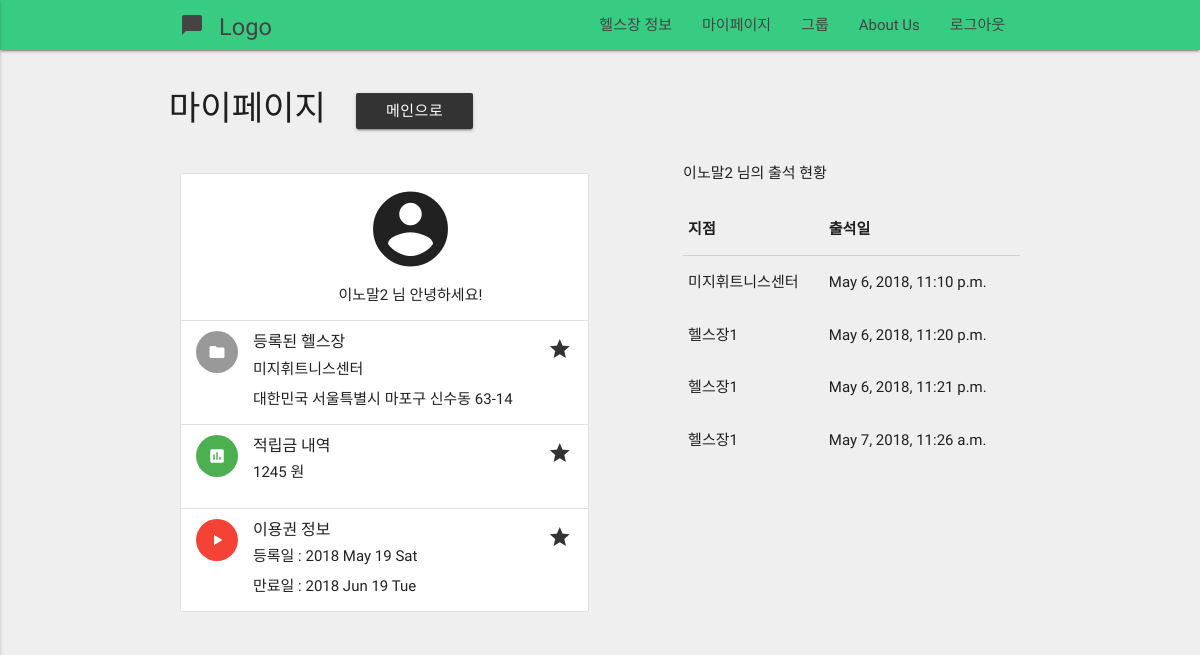
The page /profiles/mypage/ (signed in) on the database as committed earlier.
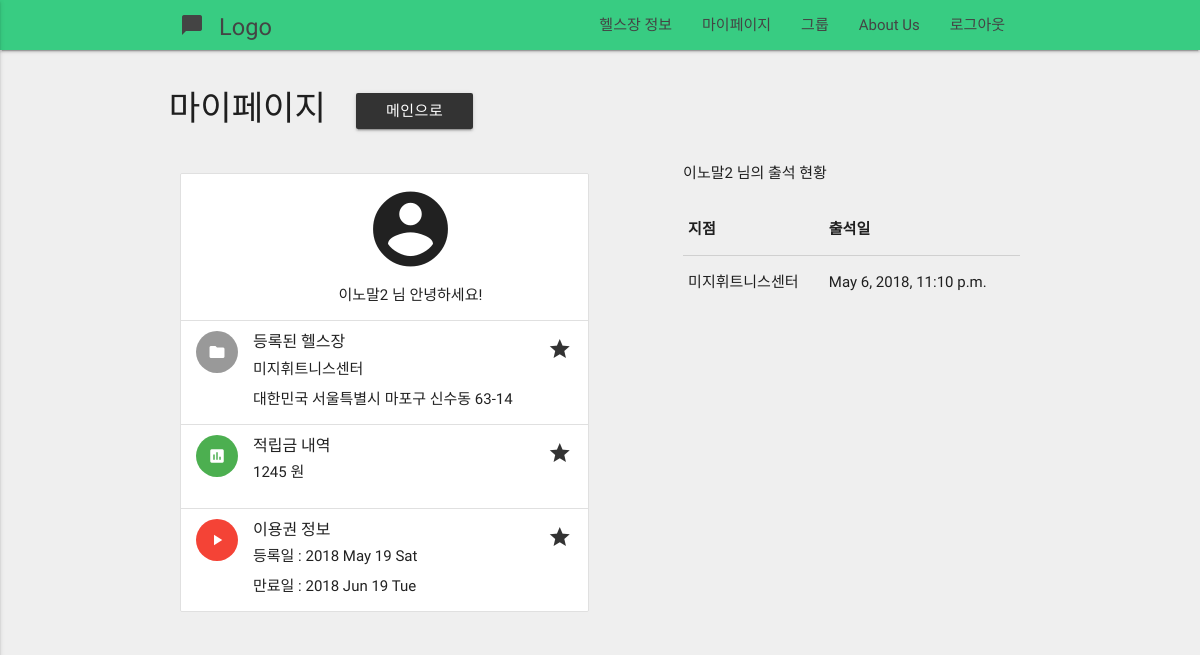
The same page on the database as committed later.
### profiles/models.py (models this page shows, shortened)
class Profile(models.Model):
    user             = models.OneToOneField(User) # user.profile
    email            = models.CharField(max_length = 120)
    real_name        = models.CharField(max_length = 120, null=True)
    sex              = models.CharField(max_length = 50, null=True)
    followers        = models.ManyToManyField(User, related_name='followers', blank=True)
    following        = models.ManyToManyField(User, related_name='following', blank=True)
    timestamp        = models.DateTimeField(auto_now_add=True)
    updated          = models.DateTimeField(auto_now=True)
    healthclub       = models.ForeignKey(HealthClub, null=True)
    is_health_master = models.BooleanField(default = False)
    exercised        = models.IntegerField(default = 0)
    unit_cash        = models.IntegerField(default = 0)
    cash             = models.IntegerField(default = 0)
    healthclub_price = models.IntegerField(default = 0)
    start_date       = models.DateTimeField(null=True)
    expire_date      = models.DateTimeField(null=True)

### healthclub/models.py (models this page shows, shortened)
class HealthClub(models.Model):
    initiated = models.BooleanField(default=False)
    name      = models.CharField(max_length = 120)
    address   = models.CharField(max_length = 200)
    master    = models.ForeignKey(User)
    geometry  = models.CharField(max_length = 200, blank=True)
    photo     = models.ImageField(blank=True)
    qrcode    = models.ImageField(blank=True)
    member    = models.IntegerField(default = 0)
    price1    = models.IntegerField(blank = True)
    price2    = models.IntegerField(blank = True)
    price3    = models.IntegerField(blank = True)
    price6    = models.IntegerField(blank = True)
    price12   = models.IntegerField(blank = True)
    detail   = models.CharField(max_length = 1000, blank = True)
    timestamp = models.DateTimeField(auto_now=True)
    updated = models.DateTimeField(auto_now_add=True)

class HealthDiary(models.Model):
    user = models.ForeignKey(settings.AUTH_USER_MODEL)
    healthclub = models.ForeignKey(HealthClub)
    timestamp = models.DateTimeField(auto_now=True)

### profiles/views.py (the view)
def mypage(request):
    user = request.user
    profile = Profile.objects.get(user=user)
    last_diary = HealthDiary.objects.filter(user = user)
    expire_date = profile.expire_date  #When expire_date Expires
    if expire_date != None:
        if expire_date < datetime.now():
            profile.healthclub = None
            profile.expire_date = None
            profile.start_date = None
            profile.save()
    if(len(last_diary)==0):
        pass
    else:
        last_diary = last_diary.last().timestamp
        if last_diary.month < datetime.now().month:
            profile.exercised = 0
    profile = Profile.objects.get(user=user)
    record = HealthDiary.objects.filter(user=user)
    context = {'profile' : profile, 'username' : user.username, 'record' : record, 'real_name' : user.profile.real_name}
    return render(request, 'mypage.html', context)

### templates/mypage.html (shortened to what this page needs)
{% extends "base.html"  %}
{% load staticfiles %}
{%block content%}
<div class="container">
    <div class="row" style="margin-top:40px">
      <h4>마이페이지<a href="{% url 'home' %}"><button style="margin-left:30px" type = "button" class="btn waves-effect waves-light">메인으로</button></a>
      </h4>
        <div class="col s12 m6 l6">
          <ul class="collection" style="margin-top:30px">
              <li class="collection-item avatar">
                <center>
                  <i class="large material-icons">account_circle</i>
                  <p>{{real_name}} 님 안녕하세요!</p>
                </center>
              </li>
              <li class="collection-item avatar">
                <i class="material-icons circle">folder</i>
                <span class="title">등록된 헬스장</span>
                <p>{{profile.healthclub.name}} <br>
                   {{profile.healthclub.address}}
                </p>
                <a href="#!" class="secondary-content"><i class="material-icons">grade</i></a>
              </li>
              <li class="collection-item avatar">
                <i class="material-icons circle green">insert_chart</i>
                <span class="title">적립금 내역</span>
                <p>{{profile.cash}} 원</p>
                <a href="#!" class="secondary-content"><i class="material-icons">grade</i></a>
              </li>
              <li class="collection-item avatar">
                <i class="material-icons circle red">play_arrow</i>
                <span class="title">이용권 정보</span>
                <p> 등록일 : {{profile.start_date|date:"Y M d D"}}
                <br>
                    만료일 : {{profile.expire_date|date:"Y M d D"}}
                </p>
                <a href="#!" class="secondary-content"><i class="material-icons">grade</i></a>
              </li>
          </ul>
      </div>
      <div class="col s12 m1 l1"></div>
      <div class="col s12 m5 l5">
      <p>{{real_name}} 님의 출석 현황</p>
      <table>
          <thead>
            <tr>
                <th>지점</th>
                <th>출석일</th>
            </tr>
          </thead>
          <tbody>
              {% for r in record%}
            <tr>
              <td>{{r.healthclub.name}}</td>
              <td>{{r.timestamp}}</td>
            </tr>
               {% endfor %}
          </tbody>
      </table>
      </div>
    </div>
</div>
{% endblock content %}

### templates/base.html (shortened to what this page needs)
{% load staticfiles %}
<!DOCTYPE html>
<html lang="en">
<head>
  <link href="{% static 'css/materialize.css' %}" type="text/css" rel="stylesheet" media="screen,projection"/>
  <link href="{% static 'css/style.css' %}" type="text/css" rel="stylesheet" media="screen,projection"/>
</head>
<body>
    <nav role="navigation" style="background-color : #38cc82">
    <div class="nav-wrapper container">
      <a id="logo-container" href="/" class="brand-logo"> <small>Logo</small><i class="large material-icons">chat_bubble</i></a>
      <ul class="right hide-on-med-and-down">
        {% if request.user.is_anonymous %}
        <li><a href="/login">로그인</a></li>
        <li><a href="/register">회원 가입</a></li>
        <li><a href="/healthclub/list">헬스장 정보</a></li>
        <li><a href="/aboutus/">About Us</a></li>
        {% elif request.user.profile.is_health_master %}
        <li><a href="/healthclub/mypage">지점 현황</a></li>
        <li><a href="/healthclub/create">지점 정보 설정</a></li>
        <li><a href="/healthclub/list">헬스장 정보</a></li>
        <li><a href="/logout">로그아웃</a></li>
        {% else %}
        <li><a href="/healthclub/list">헬스장 정보</a></li>
        <li><a href="/profiles/mypage">마이페이지</a></li>
        <li>
          <a href="/profiles/group">그룹
          </a>
        </li>
        <li><a href="/aboutus/">About Us</a></li>
        <li><a href="/logout">로그아웃</a></li>
        {% endif %}
      </ul>
    </div>
  </nav>
    {% block content %}{% endblock %}
</body>
</html>

### static/css/style.css (style rules this page uses)
nav ul a, nav .brand-logo { color: #444; }
p { line-height: 2rem; }

### templates/base.html (style rules this page uses)
body { background-color : #efefef; }

Rows that differ between the two databases and show on the page:
removed HealthDiary: healthclub.name "헬스장1", timestamp "May 6, 2018, 11:20 p.m."
removed HealthDiary: healthclub.name "헬스장1", timestamp "May 6, 2018, 11:21 p.m."
removed HealthDiary: healthclub.name "헬스장1", timestamp "May 7, 2018, 11:26 a.m."
